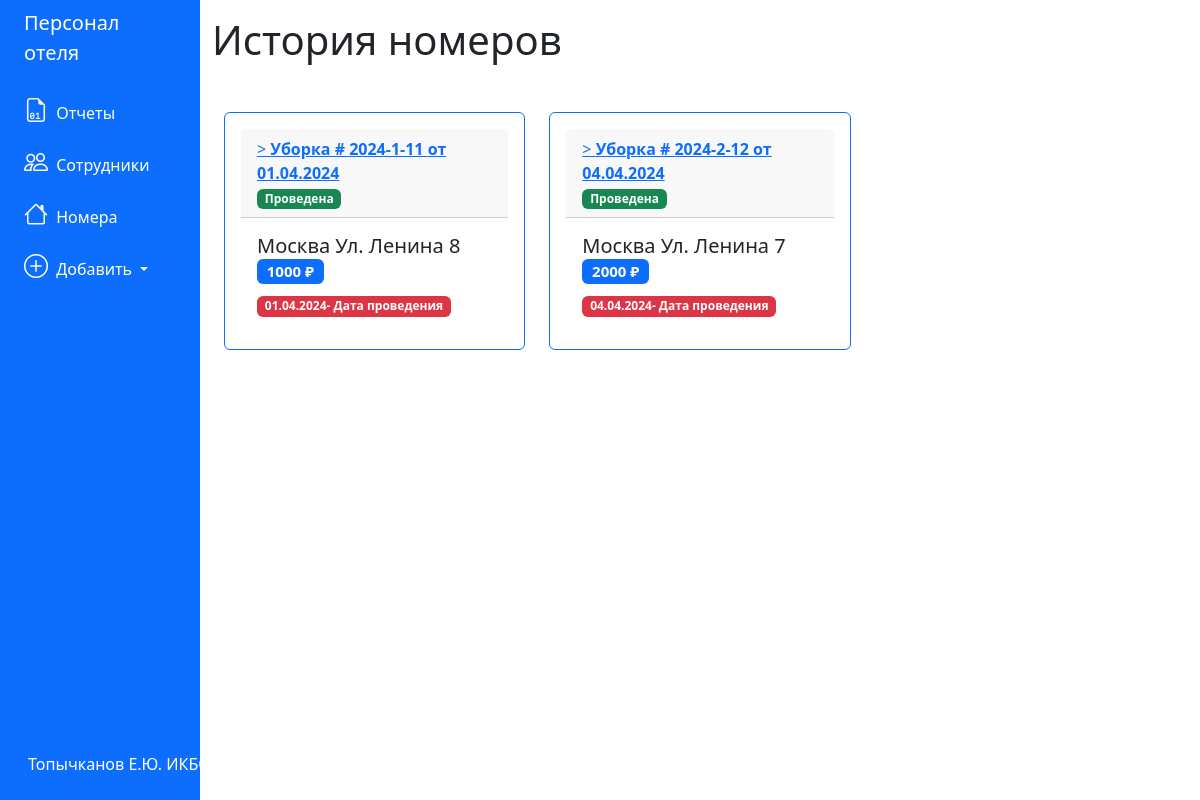
The app's page /events with its own data.
### tables this page shows
CREATE TABLE 'contracts' (
	'id_contract' INTEGER PRIMARY KEY AUTOINCREMENT,
	'number' TEXT,
	'date' TEXT,
	'deal_status' BLOB,
	'price' INTEGER,
	'event_id' INTEGER,
	'client_id' INTEGER,
	'employee_id' INTEGER
);

CREATE TABLE 'events' (
	'id_event' INTEGER PRIMARY KEY AUTOINCREMENT,
	'address' TEXT,
	'people' INTEGER,
    'date' TEXT,
	'description' TEXT,
	'client_id' INTEGER
);

### app.py (the view)
@app.route('/events')
def events():
    conn = get_db_connection()
    pos = conn.execute("""SELECT * FROM contracts, events, clients
    WHERE contracts.event_id = events.id_event and contracts.client_id = clients.id_client
    """).fetchall()
    conn.close()
    return render_template('hotels.html', events=pos)

### app.py (called while the page is built)
def get_db_connection():
    conn = sqlite3.connect('database.db')
    conn.row_factory = sqlite3.Row
    return conn

### templates/hotels.html
{% extends 'base.html' %}
{% block content %}
<h1>{% block title %} История номеров {% endblock %}</h1>
<div class="container mt-5 mb-3">
    <div class="row">
        {% for event in events %}
        <div class="col-md-4">
            <div class="card p-3 mb-2 border-primary">
                <div class="card-header">
                    <a href="{{ url_for('event', event_id=event['id_event']) }}">>
                        <b> Уборка # {{ event['number'] }} от {{ event['date'] }}</b>
                    </a>
                    <br>
                    {% if event['deal_status']==True %}
                    <span class="badge bg-success"> Проведена </span>
                    {% else %}
                    <span class="badge bg-danger"> Назначена </span>
                    {% endif %}
                </div>
                <div class="card-body">
                    <h5 class="card-title">{{ event['address'] }} <span class="badge bg-primary">{{
                            event['price'] }} ₽</span></h5>
                    <span class="badge bg-danger">{{ event['date'] }}- Дата проведения</span>
                </div>
            </div>
        </div>
        {% endfor %}
    </div>
</div>
{% endblock %}

### records on screen
contracts: number "2024-1-11", date "01.04.2024", deal_status "Проведена", address "Москва Ул. Ленина 8", price "1000"
contracts: number "2024-2-12", date "04.04.2024", deal_status "Проведена", address "Москва Ул. Ленина 7", price "2000"
